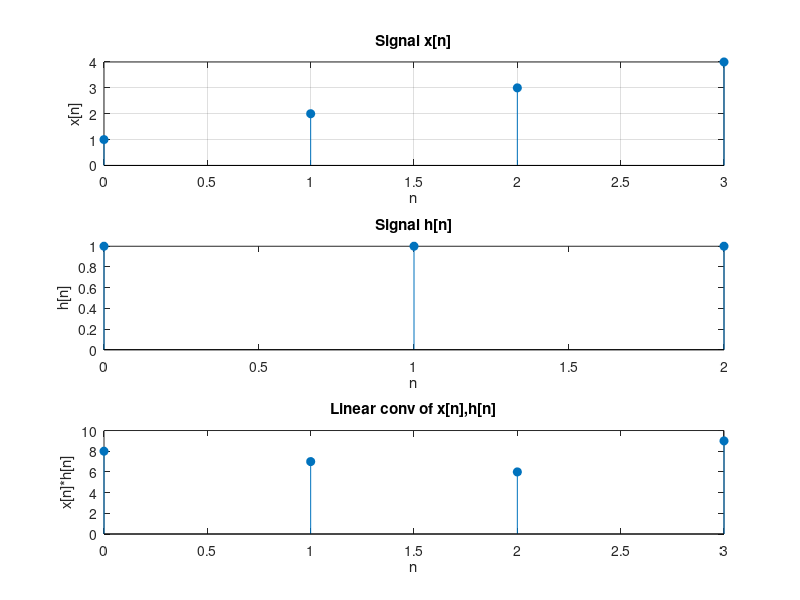

This figure's MATLAB source:
x = [1, 2, 3, 4];
h = [1, 1, 1];
disp('linear convolved sequence')
x_conv = conv(x, h)
new_len = length(x); 
if length(h) > length(x)
    new_len = length(h);
end
diff=length(x_conv)-new_len;
x_new=x_conv(1:new_len);

for i=1:diff
    x_new(i)=x_conv(i)+x_conv(i+new_len);
end
disp('circular Convolved sequence')
x_new
n_x=0:length(x)-1;
n_h=0:length(h)-1;
n_y=0:length(x_new)-1;
figure;
subplot(3,1,1);
stem(n_x,x,'filled');
title('Signal x[n]');
xlabel('n');
ylabel('x[n]');
grid on;
subplot(3,1,2);
stem(n_h,h,"filled");
title('Signal h[n]');
xlabel('n');
ylabel('h[n]');
subplot(3,1,3);
stem(n_y,x_new,"filled");
title('Linear conv of x[n],h[n]');
xlabel('n');
ylabel('x[n]*h[n]');
